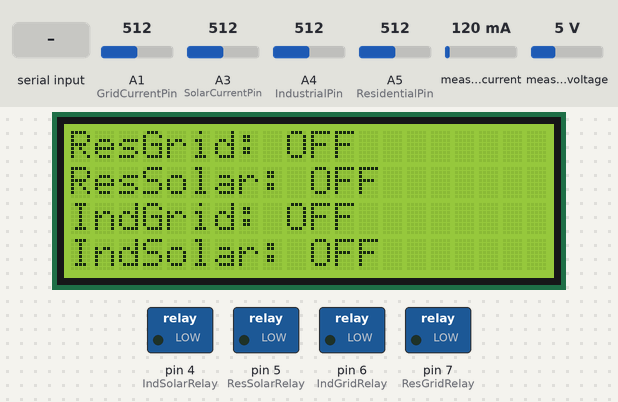
A sketch run on a simulated Arduino Uno, built with avr-gcc and run on an emulated ATmega328P. Shown: 20×4 character LCD, switched loads named in the sketch (green lamp = pin HIGH). The inputs (shaded band) are chosen by the test bench; at power-on: A1 (GridCurrentPin) = 512, A3 (SolarCurrentPin) = 512, A4 (IndustrialPin) = 512, A5 (ResidentialPin) = 512, measured current 120 mA, measured voltage 5 V. What the sketch prints to the serial monitor is not drawn.

Above: at 1.2 s.
1.3 s: "A" received over Serial
At 2.3 s:
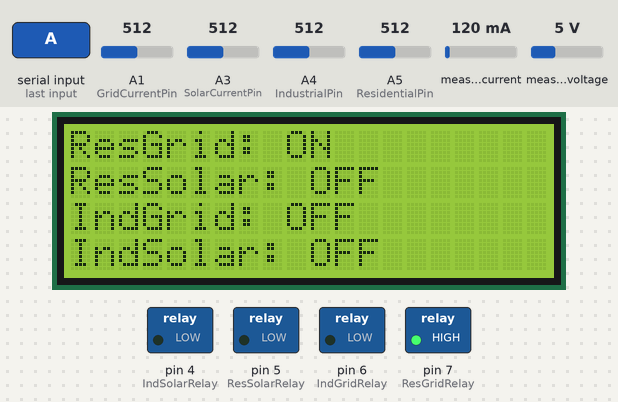
2.8 s: "C" received over Serial
At 4.6 s:
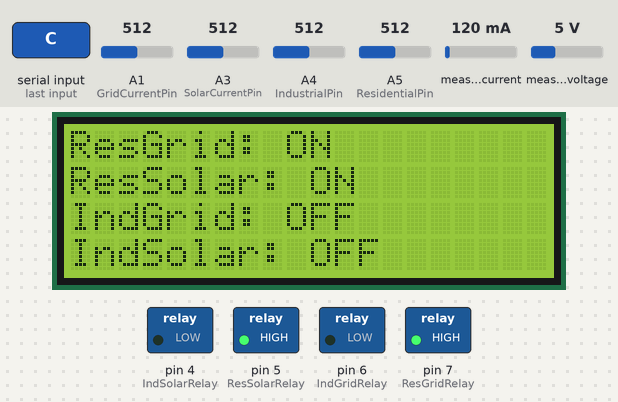
4.9 s: "B" received over Serial
At 6.6 s:
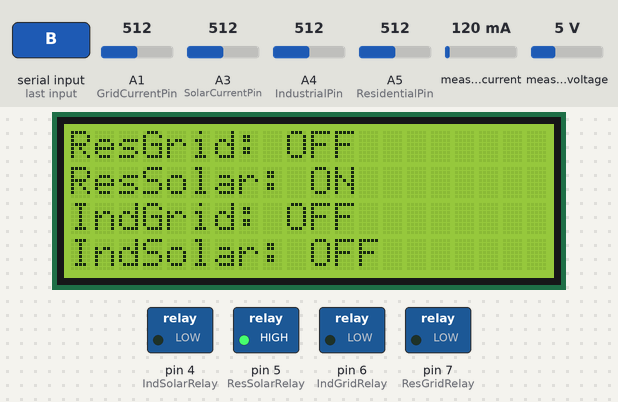
6.9 s: "E" received over Serial
At 8.1 s:
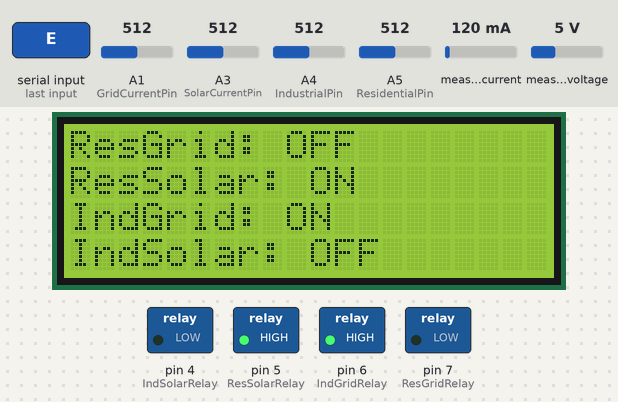
9.1 s: "D" received over Serial
At 9.9 s:
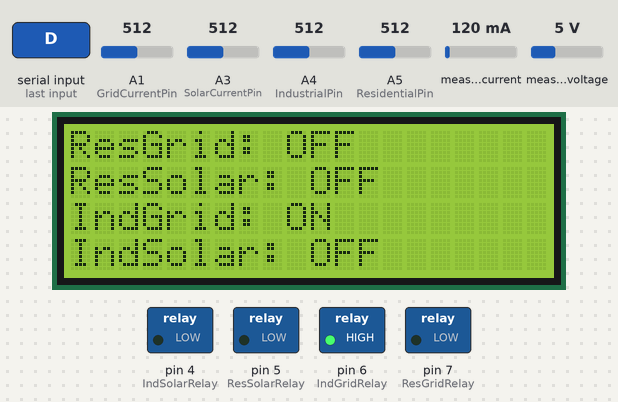
11.1 s: "G" received over Serial
At 12.5 s:
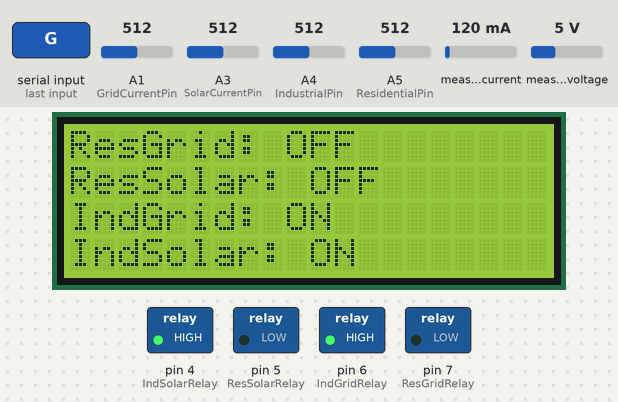
Timing chart, 0 to 14.1 s (numbered marks = the images above; inputs shaded):
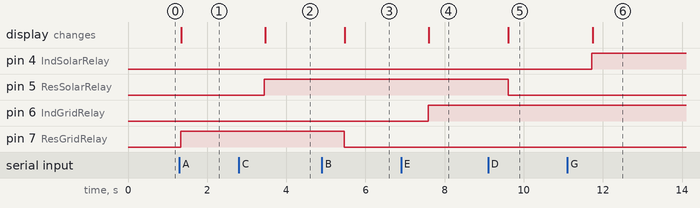

The sketch:

AC_Energy_Meter_Circuit.ino
```cpp
#include <LiquidCrystal.h>
#include "EmonLib.h"

LiquidCrystal lcd(13, 12, 11, 10, 9, 8);

// Grid AC sensors
EnergyMonitor emonGrid;
const int GridCurrentPin = A1;
int gridSensitivity = 185;
int gridOffset = 2542;

// Solar AC sensors
EnergyMonitor emonSolar;
const int SolarCurrentPin = A3;
int solarSensitivity = 185;
int solarOffset = 2542;

// Industrial Load sensor
const int IndustrialPin = A4;
int industrialSensitivity = 185;
int industrialOffset = 2542;

// Residential Load sensor
const int ResidentialPin = A5;
int residentialSensitivity = 185;
int residentialOffset = 2542;

// Relay pins
const int ResGridRelay = 7;   // Residential using Grid
const int ResSolarRelay = 5;  // Residential using Solar
const int IndGridRelay = 6;   // Industrial using Grid
const int IndSolarRelay = 4;  // Industrial using Solar

// Energy accumulators
float gridEnergy = 0;
float solarEnergy = 0;
float industrialEnergy = 0;
float residentialEnergy = 0;
unsigned long lastTime = 0;

// Timing for JSON output
unsigned long lastJsonTime = 0;
const unsigned long jsonInterval = 1000; // 1 second

void setup() {
  Serial.begin(9600);

  emonGrid.voltage(A0, 187, 1.7);   // Grid voltage sensor at A0
  emonSolar.voltage(A2, 187, 1.7);  // Solar voltage sensor at A2

  lcd.begin(20, 4);

  // Relay pin setup
  pinMode(ResGridRelay, OUTPUT);
  pinMode(ResSolarRelay, OUTPUT);
  pinMode(IndGridRelay, OUTPUT);
  pinMode(IndSolarRelay, OUTPUT);

  // Initialize all relays LOW
  digitalWrite(ResGridRelay, LOW);
  digitalWrite(ResSolarRelay, LOW);
  digitalWrite(IndGridRelay, LOW);
  digitalWrite(IndSolarRelay, LOW);

  // Initial LCD status
  updateLCD();
}

void loop() {
  unsigned long currentTime = millis();
  float elapsedSec = (currentTime - lastTime) / 1000.0;
  lastTime = currentTime;

  // -------- RELAY CONTROL VIA SERIAL --------
  while (Serial.available() > 0) {
    char cmd = Serial.read();
    switch(cmd) {
      case 'A': digitalWrite(ResGridRelay, HIGH); Serial.println("ResGrid ON"); break;
      case 'B': digitalWrite(ResGridRelay, LOW);  Serial.println("ResGrid OFF"); break;
      case 'C': digitalWrite(ResSolarRelay, HIGH); Serial.println("ResSolar ON"); break;
      case 'D': digitalWrite(ResSolarRelay, LOW);  Serial.println("ResSolar OFF"); break;
      case 'E': digitalWrite(IndGridRelay, HIGH); Serial.println("IndGrid ON"); break;
      case 'F': digitalWrite(IndGridRelay, LOW);  Serial.println("IndGrid OFF"); break;
      case 'G': digitalWrite(IndSolarRelay, HIGH); Serial.println("IndSolar ON"); break;
      case 'H': digitalWrite(IndSolarRelay, LOW);  Serial.println("IndSolar OFF"); break;
    }
    // Update LCD after any command
    updateLCD();
  }

  // -------- SENSOR MEASUREMENTS --------
  emonGrid.calcVI(20,2000);
  float gv = emonGrid.Vrms;
  float gi = measureCurrent(GridCurrentPin, gridOffset, gridSensitivity);
  float gp = gv * gi;
  gridEnergy += (gp * elapsedSec) / 3600.0;

  emonSolar.calcVI(20,2000);
  float sv = emonSolar.Vrms;
  float si = measureCurrent(SolarCurrentPin, solarOffset, solarSensitivity);
  float sp = sv * si;
  solarEnergy += (sp * elapsedSec) / 3600.0;

  float ii = measureCurrent(IndustrialPin, industrialOffset, industrialSensitivity);
  float ip = gv * ii;
  industrialEnergy += (ip * elapsedSec) / 3600.0;

  float ri = measureCurrent(ResidentialPin, residentialOffset, residentialSensitivity);
  float rp = gv * ri;
  residentialEnergy += (rp * elapsedSec) / 3600.0;

  // -------- JSON OUTPUT EVERY SECOND --------
  if (currentTime - lastJsonTime >= jsonInterval) {
    lastJsonTime = currentTime;

    Serial.print("{");
    Serial.print("\"G\":{");
    Serial.print("\"V\":"); Serial.print(gv,1); Serial.print(",");
    Serial.print("\"I\":"); Serial.print(gi,2); Serial.print(",");
    Serial.print("\"P\":"); Serial.print(gp,1); Serial.print(",");
    Serial.print("\"E\":"); Serial.print(gridEnergy,1);
    Serial.print("},");

    Serial.print("\"S\":{");
    Serial.print("\"V\":"); Serial.print(sv,1); Serial.print(",");
    Serial.print("\"I\":"); Serial.print(si,2); Serial.print(",");
    Serial.print("\"P\":"); Serial.print(sp,1); Serial.print(",");
    Serial.print("\"E\":"); Serial.print(solarEnergy,1);
    Serial.print("},");

    Serial.print("\"Ind\":{");
    Serial.print("\"I\":"); Serial.print(ii,2); Serial.print(",");
    Serial.print("\"P\":"); Serial.print(ip,1); Serial.print(",");
    Serial.print("\"E\":"); Serial.print(industrialEnergy,1);
    Serial.print("},");

    Serial.print("\"Res\":{");
    Serial.print("\"I\":"); Serial.print(ri,2); Serial.print(",");
    Serial.print("\"P\":"); Serial.print(rp,1); Serial.print(",");
    Serial.print("\"E\":"); Serial.print(residentialEnergy,1);
    Serial.print("}");

    Serial.println("}");
  }
}

// -------- Helper Function --------
float measureCurrent(int pin, int offset, int sensitivity) {
  unsigned int temp = 0;
  float maxpoint = 0;
  for(int i=0;i<500;i++) {
    temp = analogRead(pin);
    if(temp > maxpoint) {
      maxpoint = temp;
    }
  }
  double eVoltage = (maxpoint / 1024.0) * 5000; // mV
  double Current = (eVoltage - offset) / sensitivity;
  return Current / sqrt(2); // RMS
}

// -------- LCD Update Function --------
void updateLCD() {
  lcd.setCursor(0,0);
  lcd.print("ResGrid: ");
  lcd.print(digitalRead(ResGridRelay) ? "ON " : "OFF");

  lcd.setCursor(0,1);
  lcd.print("ResSolar: ");
  lcd.print(digitalRead(ResSolarRelay) ? "ON " : "OFF");

  lcd.setCursor(0,2);
  lcd.print("IndGrid: ");
  lcd.print(digitalRead(IndGridRelay) ? "ON " : "OFF");

  lcd.setCursor(0,3);
  lcd.print("IndSolar: ");
  lcd.print(digitalRead(IndSolarRelay) ? "ON " : "OFF");
}
```

Measured:
- after the input at 1.3 s, pin 7 (ResGridRelay): LOW → HIGH at once; the display: changes at once (image 1)
- after the input at 2.8 s, pin 5 (ResSolarRelay): LOW → HIGH after 0.65 s; the display: changes after 0.67 s (image 2)
- after the input at 4.9 s, pin 7 (ResGridRelay): HIGH → LOW after 0.57 s; the display: changes after 0.58 s (image 3)
- after the input at 6.9 s, pin 6 (IndGridRelay): LOW → HIGH after 0.68 s; the display: changes after 0.70 s (image 4)
- after the input at 9.1 s, pin 5 (ResSolarRelay): HIGH → LOW after 0.50 s; the display: changes after 0.51 s (image 5)
- after the input at 11.1 s, pin 4 (IndSolarRelay): LOW → HIGH after 0.62 s; the display: changes after 0.64 s (image 6)
